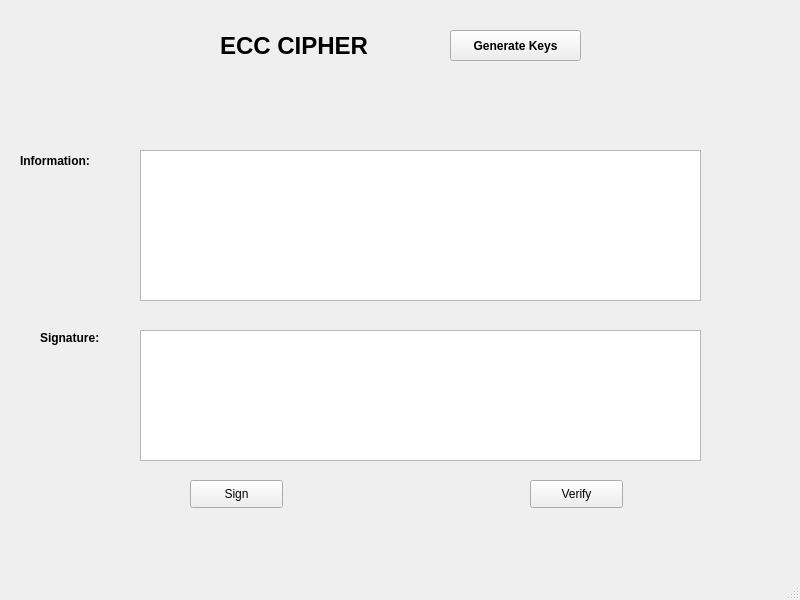
<?xml version="1.0" encoding="UTF-8"?>
<ui version="4.0">
 <class>MainWindow</class>
 <widget class="QMainWindow" name="MainWindow">
  <property name="geometry">
   <rect>
    <x>0</x>
    <y>0</y>
    <width>800</width>
    <height>600</height>
   </rect>
  </property>
  <property name="windowTitle">
   <string>MainWindow</string>
  </property>
  <widget class="QWidget" name="centralwidget">
   <widget class="QLabel" name="label">
    <property name="geometry">
     <rect>
      <x>220</x>
      <y>20</y>
      <width>211</width>
      <height>51</height>
     </rect>
    </property>
    <property name="font">
     <font>
      <pointsize>18</pointsize>
      <weight>75</weight>
      <bold>true</bold>
     </font>
    </property>
    <property name="text">
     <string>ECC CIPHER</string>
    </property>
   </widget>
   <widget class="QPushButton" name="btn_gen_keys">
    <property name="geometry">
     <rect>
      <x>450</x>
      <y>30</y>
      <width>131</width>
      <height>31</height>
     </rect>
    </property>
    <property name="font">
     <font>
      <weight>75</weight>
      <bold>true</bold>
     </font>
    </property>
    <property name="text">
     <string>Generate Keys</string>
    </property>
   </widget>
   <widget class="QLabel" name="label_2">
    <property name="geometry">
     <rect>
      <x>20</x>
      <y>140</y>
      <width>101</width>
      <height>41</height>
     </rect>
    </property>
    <property name="font">
     <font>
      <pointsize>9</pointsize>
      <weight>75</weight>
      <bold>true</bold>
     </font>
    </property>
    <property name="text">
     <string>Information:</string>
    </property>
   </widget>
   <widget class="QLabel" name="label_3">
    <property name="geometry">
     <rect>
      <x>40</x>
      <y>330</y>
      <width>81</width>
      <height>16</height>
     </rect>
    </property>
    <property name="font">
     <font>
      <pointsize>9</pointsize>
      <weight>75</weight>
      <bold>true</bold>
     </font>
    </property>
    <property name="text">
     <string>Signature:</string>
    </property>
   </widget>
   <widget class="QTextEdit" name="txt_info_text">
    <property name="geometry">
     <rect>
      <x>140</x>
      <y>150</y>
      <width>561</width>
      <height>151</height>
     </rect>
    </property>
   </widget>
   <widget class="QTextBrowser" name="txt_sign">
    <property name="geometry">
     <rect>
      <x>140</x>
      <y>330</y>
      <width>561</width>
      <height>131</height>
     </rect>
    </property>
   </widget>
   <widget class="QPushButton" name="btn_sign">
    <property name="geometry">
     <rect>
      <x>190</x>
      <y>480</y>
      <width>93</width>
      <height>28</height>
     </rect>
    </property>
    <property name="text">
     <string>Sign</string>
    </property>
   </widget>
   <widget class="QPushButton" name="btn_verify">
    <property name="geometry">
     <rect>
      <x>530</x>
      <y>480</y>
      <width>93</width>
      <height>28</height>
     </rect>
    </property>
    <property name="text">
     <string>Verify</string>
    </property>
   </widget>
  </widget>
  <widget class="QMenuBar" name="menubar">
   <property name="geometry">
    <rect>
     <x>0</x>
     <y>0</y>
     <width>800</width>
     <height>26</height>
    </rect>
   </property>
  </widget>
  <widget class="QStatusBar" name="statusbar"/>
 </widget>
 <resources/>
 <connections/>
</ui>
